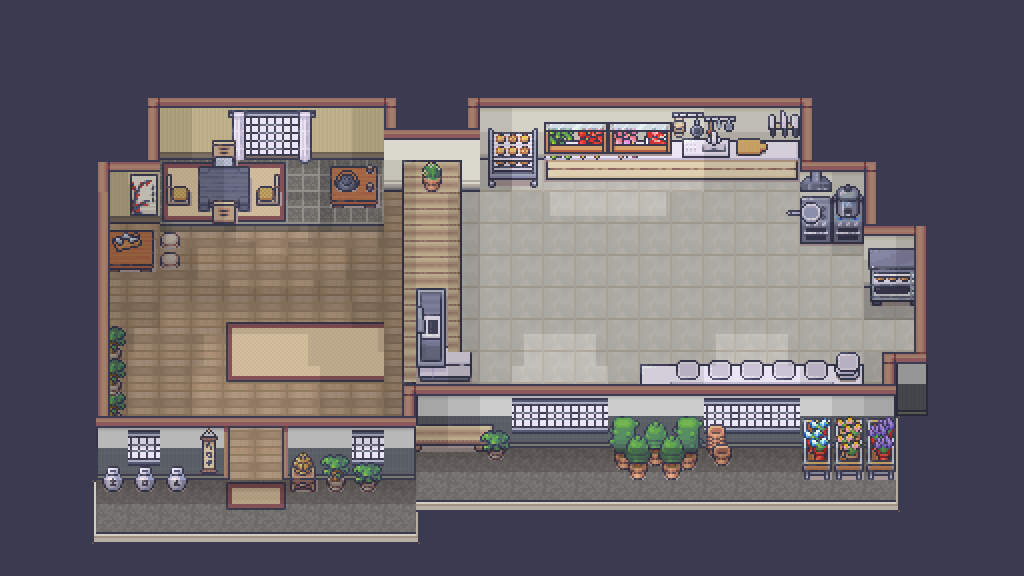

The image is a tile-based game level rendered from a .tmx file. Its description and source (layers, tilesets, objects; grid data summarised) follow:
An orthogonal 32x18 tile map with 32x32 px tiles, 16 tile layers (background, floor, wallz, counters + wall decor, ...), 4 tilesets.

<map version="1.9" tiledversion="1.9.2" orientation="orthogonal" renderorder="right-down" width="32" height="18" tilewidth="32" tileheight="32" infinite="0" nextlayerid="21" nextobjectid="5">
 <tileset firstgid="1" source="Room_Builder_32x32.tsx" />
 <tileset firstgid="8285" source="12_Kitchen_32x32.tsx" />
 <tileset firstgid="9069" source="16_Grocery_store_32x32.tsx" />
 <tileset firstgid="10317" source="20_Japanese_interiors_32x32.tsx" />
 <layer id="1" name="background" width="32" height="18">
  <data>[576 cells, 576 non-empty, 2 distinct tile ids]</data>
 </layer>
 <layer id="4" name="floor" width="32" height="18">
  <data>[576 cells, 230 non-empty, 5 distinct tile ids]</data>
 </layer>
 <layer id="2" name="wallz" width="32" height="18">
  <data>[576 cells, 123 non-empty, 27 distinct tile ids]</data>
 </layer>
 <layer id="5" name="counters + wall decor" width="32" height="18">
  <data>[576 cells, 123 non-empty, 72 distinct tile ids]</data>
 </layer>
 <layer id="11" name="decor" width="32" height="18">
  <data>[576 cells, 97 non-empty, 57 distinct tile ids]</data>
 </layer>
 <layer id="6" name="pantry+objects" width="32" height="18">
  <data>[576 cells, 5 non-empty, 5 distinct tile ids]</data>
 </layer>
 <layer id="16" name="tomato" width="32" height="18">
  <data>[576 cells, 1 non-empty, 1 distinct tile ids]</data>
 </layer>
 <layer id="17" name="lettuce" width="32" height="18">
  <data>[576 cells, 1 non-empty, 1 distinct tile ids]</data>
 </layer>
 <layer id="18" name="onions" width="32" height="18">
  <data>[576 cells, 1 non-empty, 1 distinct tile ids]</data>
 </layer>
 <layer id="19" name="patty" width="32" height="18">
  <data>[576 cells, 1 non-empty, 1 distinct tile ids]</data>
 </layer>
 <layer id="20" name="buns" width="32" height="18">
  <data>[576 cells, 4 non-empty, 4 distinct tile ids]</data>
 </layer>
 <layer id="9" name="pantry shelves" width="32" height="18">
  <data>[576 cells, 8 non-empty, 4 distinct tile ids]</data>
 </layer>
 <layer id="7" name="base shadows" width="32" height="18">
  <data>[576 cells, 216 non-empty, 9 distinct tile ids]</data>
 </layer>
 <layer id="13" name="2nd shadow" width="32" height="18">
  <data>[576 cells, 62 non-empty, 6 distinct tile ids]</data>
 </layer>
 <layer id="14" name="3rd shadow" width="32" height="18">
  <data>[576 cells, 12 non-empty, 1 distinct tile ids]</data>
 </layer>
 <layer id="8" name="borders" width="32" height="18">
  <data>[576 cells, 75 non-empty, 16 distinct tile ids]</data>
 </layer>
</map>
